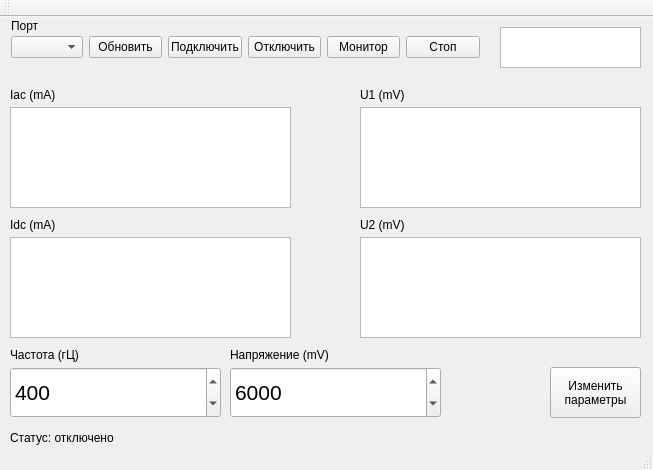
<?xml version="1.0" encoding="UTF-8"?>
<ui version="4.0">
 <class>MonitoringClass</class>
 <widget class="QMainWindow" name="MonitoringClass">
  <property name="geometry">
   <rect>
    <x>0</x>
    <y>0</y>
    <width>653</width>
    <height>470</height>
   </rect>
  </property>
  <property name="minimumSize">
   <size>
    <width>653</width>
    <height>470</height>
   </size>
  </property>
  <property name="maximumSize">
   <size>
    <width>653</width>
    <height>470</height>
   </size>
  </property>
  <property name="windowTitle">
   <string>Монитор</string>
  </property>
  <property name="documentMode">
   <bool>false</bool>
  </property>
  <property name="unifiedTitleAndToolBarOnMac">
   <bool>false</bool>
  </property>
  <widget class="QWidget" name="centralWidget">
   <widget class="QLabel" name="StatusCon">
    <property name="geometry">
     <rect>
      <x>10</x>
      <y>410</y>
      <width>401</width>
      <height>21</height>
     </rect>
    </property>
    <property name="text">
     <string>Статус: отключено</string>
    </property>
   </widget>
   <widget class="QPlainTextEdit" name="IPhase">
    <property name="geometry">
     <rect>
      <x>10</x>
      <y>220</y>
      <width>281</width>
      <height>101</height>
     </rect>
    </property>
    <property name="font">
     <font>
      <pointsize>16</pointsize>
     </font>
    </property>
    <property name="readOnly">
     <bool>true</bool>
    </property>
   </widget>
   <widget class="QLabel" name="label_3">
    <property name="geometry">
     <rect>
      <x>10</x>
      <y>200</y>
      <width>49</width>
      <height>16</height>
     </rect>
    </property>
    <property name="text">
     <string>Idc (mA)</string>
    </property>
   </widget>
   <widget class="QPlainTextEdit" name="V1">
    <property name="geometry">
     <rect>
      <x>360</x>
      <y>90</y>
      <width>281</width>
      <height>101</height>
     </rect>
    </property>
    <property name="font">
     <font>
      <pointsize>16</pointsize>
     </font>
    </property>
    <property name="readOnly">
     <bool>true</bool>
    </property>
   </widget>
   <widget class="QPlainTextEdit" name="V2">
    <property name="geometry">
     <rect>
      <x>360</x>
      <y>220</y>
      <width>281</width>
      <height>101</height>
     </rect>
    </property>
    <property name="font">
     <font>
      <pointsize>16</pointsize>
     </font>
    </property>
    <property name="readOnly">
     <bool>true</bool>
    </property>
   </widget>
   <widget class="QLabel" name="label_4">
    <property name="geometry">
     <rect>
      <x>360</x>
      <y>70</y>
      <width>49</width>
      <height>16</height>
     </rect>
    </property>
    <property name="text">
     <string>U1 (mV)</string>
    </property>
   </widget>
   <widget class="QLabel" name="label_7">
    <property name="geometry">
     <rect>
      <x>360</x>
      <y>200</y>
      <width>49</width>
      <height>16</height>
     </rect>
    </property>
    <property name="text">
     <string>U2 (mV)</string>
    </property>
   </widget>
   <widget class="QPlainTextEdit" name="textAngle">
    <property name="geometry">
     <rect>
      <x>500</x>
      <y>10</y>
      <width>141</width>
      <height>41</height>
     </rect>
    </property>
    <property name="font">
     <font>
      <pointsize>16</pointsize>
     </font>
    </property>
    <property name="readOnly">
     <bool>true</bool>
    </property>
   </widget>
   <widget class="QWidget" name="gridLayoutWidget">
    <property name="geometry">
     <rect>
      <x>10</x>
      <y>0</y>
      <width>481</width>
      <height>52</height>
     </rect>
    </property>
    <layout class="QGridLayout" name="gridLayout">
     <property name="sizeConstraint">
      <enum>QLayout::SizeConstraint::SetDefaultConstraint</enum>
     </property>
     <property name="leftMargin">
      <number>1</number>
     </property>
     <property name="topMargin">
      <number>1</number>
     </property>
     <property name="horizontalSpacing">
      <number>6</number>
     </property>
     <property name="verticalSpacing">
      <number>2</number>
     </property>
     <item row="1" column="5">
      <widget class="QPushButton" name="btnStop">
       <property name="text">
        <string>Стоп</string>
       </property>
      </widget>
     </item>
     <item row="1" column="3">
      <widget class="QPushButton" name="btnDisconnect">
       <property name="text">
        <string>Отключить</string>
       </property>
      </widget>
     </item>
     <item row="1" column="4">
      <widget class="QPushButton" name="btnMonitor">
       <property name="text">
        <string>Монитор</string>
       </property>
      </widget>
     </item>
     <item row="0" column="0">
      <widget class="QLabel" name="label">
       <property name="text">
        <string>Порт</string>
       </property>
      </widget>
     </item>
     <item row="1" column="2">
      <widget class="QPushButton" name="btnConnect">
       <property name="text">
        <string>Подключить</string>
       </property>
      </widget>
     </item>
     <item row="1" column="0">
      <widget class="QComboBox" name="comboBox"/>
     </item>
     <item row="1" column="1">
      <widget class="QPushButton" name="btnRefresh">
       <property name="text">
        <string>Обновить</string>
       </property>
      </widget>
     </item>
    </layout>
   </widget>
   <widget class="QLabel" name="label_2">
    <property name="geometry">
     <rect>
      <x>10</x>
      <y>70</y>
      <width>71</width>
      <height>16</height>
     </rect>
    </property>
    <property name="text">
     <string>Iac (mA)</string>
    </property>
   </widget>
   <widget class="QPlainTextEdit" name="I">
    <property name="geometry">
     <rect>
      <x>10</x>
      <y>90</y>
      <width>281</width>
      <height>101</height>
     </rect>
    </property>
    <property name="font">
     <font>
      <pointsize>16</pointsize>
     </font>
    </property>
    <property name="readOnly">
     <bool>true</bool>
    </property>
   </widget>
   <widget class="QPushButton" name="ChangeSettings">
    <property name="geometry">
     <rect>
      <x>550</x>
      <y>350</y>
      <width>91</width>
      <height>51</height>
     </rect>
    </property>
    <property name="text">
     <string>Изменить 
параметры</string>
    </property>
   </widget>
   <widget class="QLabel" name="label_8">
    <property name="geometry">
     <rect>
      <x>10</x>
      <y>330</y>
      <width>81</width>
      <height>16</height>
     </rect>
    </property>
    <property name="text">
     <string>Частота (гЦ)</string>
    </property>
   </widget>
   <widget class="QLabel" name="label_9">
    <property name="geometry">
     <rect>
      <x>230</x>
      <y>330</y>
      <width>111</width>
      <height>16</height>
     </rect>
    </property>
    <property name="text">
     <string>Напряжение (mV)</string>
    </property>
   </widget>
   <widget class="QSpinBox" name="frequency">
    <property name="geometry">
     <rect>
      <x>10</x>
      <y>350</y>
      <width>211</width>
      <height>51</height>
     </rect>
    </property>
    <property name="font">
     <font>
      <pointsize>16</pointsize>
     </font>
    </property>
    <property name="maximum">
     <number>12000</number>
    </property>
    <property name="value">
     <number>400</number>
    </property>
   </widget>
   <widget class="QSpinBox" name="resist">
    <property name="geometry">
     <rect>
      <x>230</x>
      <y>350</y>
      <width>211</width>
      <height>51</height>
     </rect>
    </property>
    <property name="font">
     <font>
      <pointsize>16</pointsize>
     </font>
    </property>
    <property name="maximum">
     <number>12000</number>
    </property>
    <property name="value">
     <number>6000</number>
    </property>
   </widget>
  </widget>
  <widget class="QStatusBar" name="statusBar"/>
  <widget class="QToolBar" name="toolBar">
   <property name="windowTitle">
    <string>toolBar</string>
   </property>
   <attribute name="toolBarArea">
    <enum>TopToolBarArea</enum>
   </attribute>
   <attribute name="toolBarBreak">
    <bool>false</bool>
   </attribute>
  </widget>
 </widget>
 <layoutdefault spacing="6" margin="11"/>
 <resources/>
 <connections/>
</ui>
